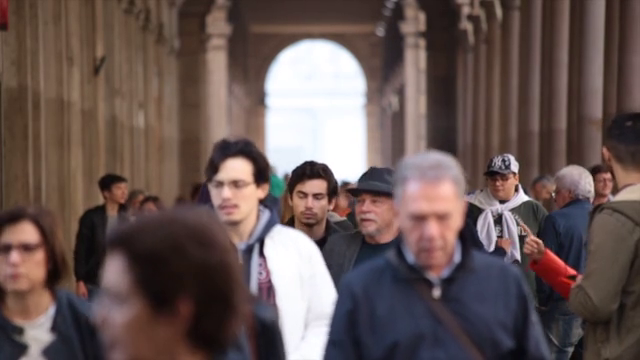
#> input picture frame 46 of FaceDetection/faces.mp4, 640 x 360 px, given in place of dog.mp4, which was not available
$ python 'Nesnelerin__izini_sürme.py'
#> lines starting #> are read from the running program, lines starting #| are printed output that depends on the picture; after the words box and inside, x2 and y2 are one past the last pixel; in counts of white or black regions, pixels touching at a corner belong together; pictures that were not available may be replaced by others from this repository, and a replacement may not be noted
import cv2
import numpy as np

cap = cv2.VideoCapture("dog.mp4")

while 1 :
	_,frame = cap.read()
#> frame is the input picture: shape (360, 640, 3); mean B, G, R 83.2, 86, 103.2
	frame = cv2.flip(frame, 1)
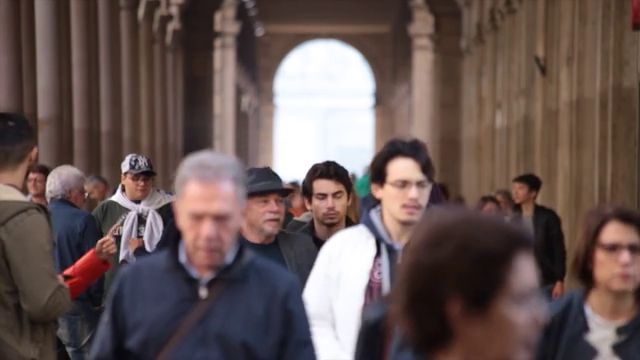
#> frame: shape (360, 640, 3); mean B, G, R 83.2, 86, 103.2

	hsv = cv2.cvtColor(frame, cv2.COLOR_BGR2HSV)
#> hsv: shape (360, 640, 3); mean H, S, V 51.1, 76.9, 106.6
	edges = cv2.Canny(frame, 25, 50)
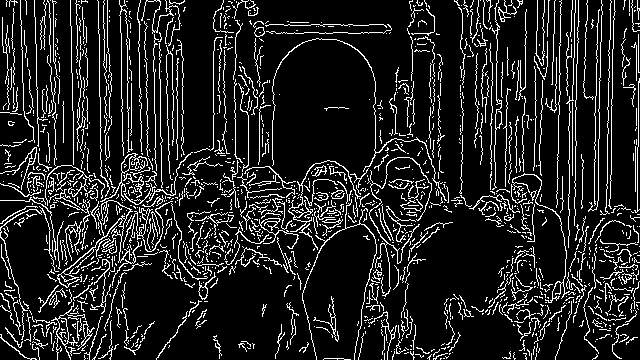
#> edges: shape (360, 640); 13.1% white in thin lines or dots
	sensivity = 50

	lower_white = np.array([0,0,255-sensivity])
	upper_white = np.array([255,sensivity,255])

	mask = cv2.inRange(hsv,lower_white,upper_white)
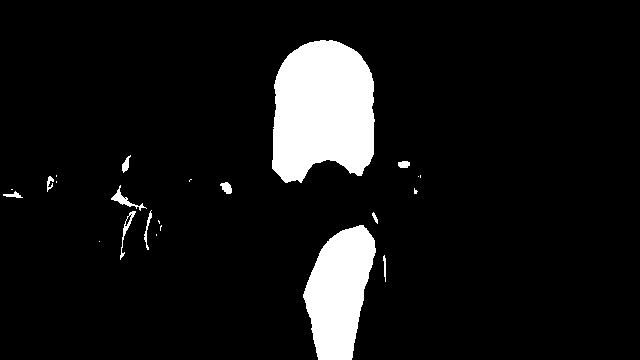
#> mask: shape (360, 640); 8.4% white; 23 white regions (11 under 20 px), largest, box (x1, y1, x2, y2) and area: (272, 40, 375, 183) 11948, (303, 225, 376, 360) 6579, (111, 185, 147, 211) 195
	res = cv2.bitwise_and(edges,edges, mask=mask) #cv2.bitwise_and()
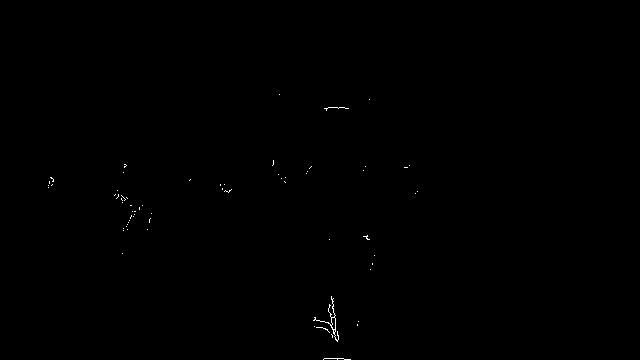
#> res: shape (360, 640); 0.15% white in thin lines or dots, all inside (x1, y1, x2, y2) = (48, 94, 418, 360)

	cv2.imshow("Result", res)

	if cv2.waitKey(5) and 0xFF == ord("q"):
#> (key q is pressed here)
		break

cap.release()
cv2.destroyAllWindows()
